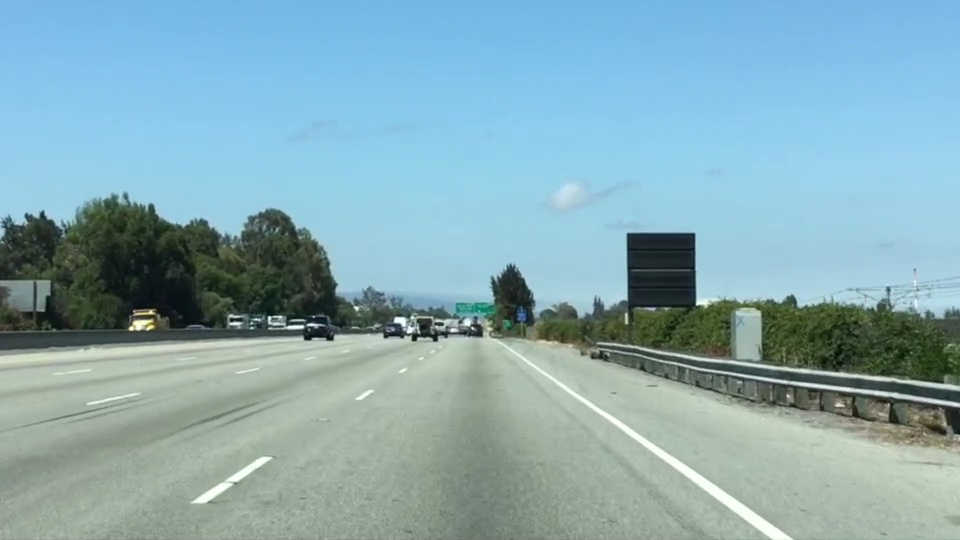
#> input picture test.jpg, 960 x 540 px, given in place of solidYellowLeft.mp4, which was not available
$ python E_HoughTransform.py
#> lines starting #> are read from the running program, lines starting #| are printed output that depends on the picture; after the words box and inside, x2 and y2 are one past the last pixel; in counts of white or black regions, pixels touching at a corner belong together; pictures that were not available may be replaced by others from this repository, and a replacement may not be noted
from cv2 import cv2
import numpy as np


def can(x):
    pass


def houghtransform(video):
    cv2.namedWindow('canny')
    cv2.createTrackbar('kernel', 'canny', 7, 10, can)
    cv2.createTrackbar('low_thresh', 'canny', 150, 255, can)
    cv2.createTrackbar('high_thresh', 'canny', 200, 255, can)
    cv2.createTrackbar('min_line_length', 'canny', 40, 50, can)
    cv2.createTrackbar('max_line_gap', 'canny', 20, 25, can)
    cv2.createTrackbar('rho', 'canny', 2, 5, can)
    cv2.createTrackbar('threshold', 'canny', 15, 20, can)

    while True:
        ret, frame = video.read()
#> frame is the input picture: shape (540, 960, 3); mean B, G, R 179.2, 171.1, 135.5
        if ret == 0:
            main()

        low_threshold = cv2.getTrackbarPos('low_thresh', 'canny')
        high_threshold = cv2.getTrackbarPos('high_thresh', 'canny')
        kernel = cv2.getTrackbarPos('kernel', 'canny')
        min_line_length = cv2.getTrackbarPos('min_line_length', 'canny')
        max_line_gap = cv2.getTrackbarPos('max_line_gap', 'canny')
        rho = cv2.getTrackbarPos('rho', 'canny')
        threshold = cv2.getTrackbarPos('threshold', 'canny')
        theta = np.pi / 180
        if kernel % 2 == 0:
            kernel += 1
        if rho == 0:
            rho += 1

        grey_frame = cv2.cvtColor(frame, cv2.COLOR_RGB2GRAY)
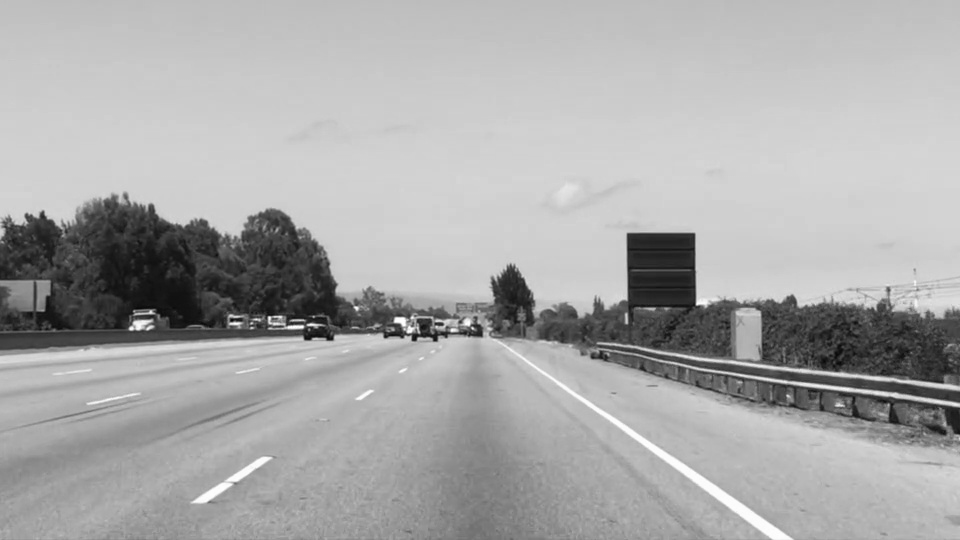
#> grey_frame: shape (540, 960); min 7, max 254, mean 169.4
        blur_gray = cv2.GaussianBlur(grey_frame, (kernel, kernel), 0)
        edges = cv2.Canny(blur_gray, low_threshold, high_threshold)
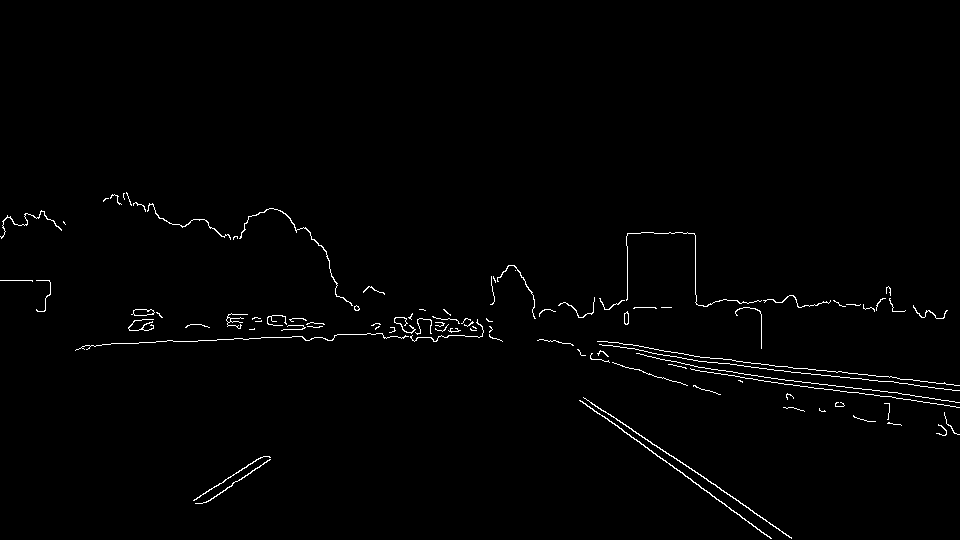
#> edges: shape (540, 960); 1.1% white in thin lines or dots, all inside (x1, y1, x2, y2) = (0, 192, 960, 539)
        line_image = np.zeros_like(frame)

        shape = frame.shape
#> shape = (540, 960, 3)
        mask = np.zeros_like(edges)
        vertices = np.array([[(0, shape[0]), (450, 290), (490, 290), (shape[1], shape[0])]], dtype=np.int32)
        cv2.fillPoly(mask, vertices, 255)
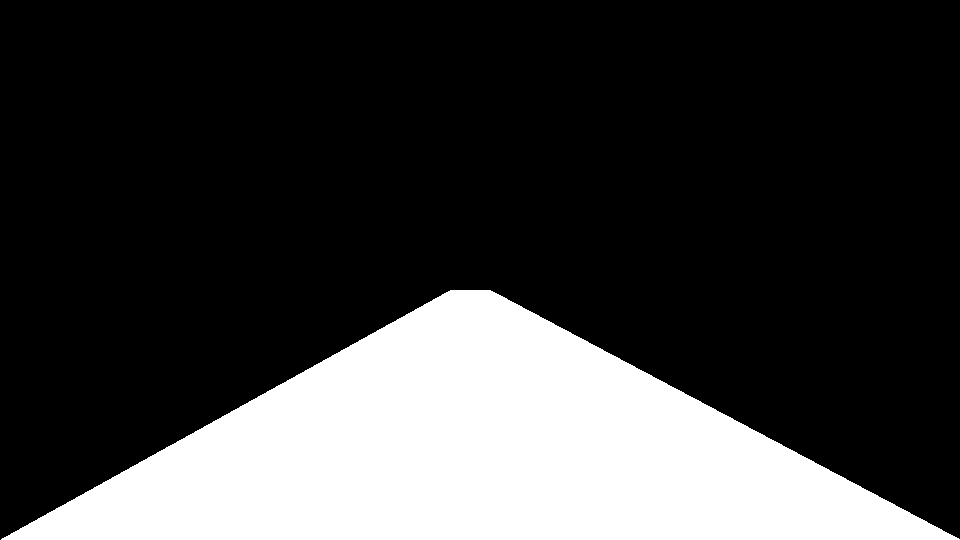
#> mask: shape (540, 960); 24.2% white; 1 white region, box (x1, y1, x2, y2) and area: (1, 290, 960, 540) 125210
        masked_edges = cv2.bitwise_and(edges, mask)
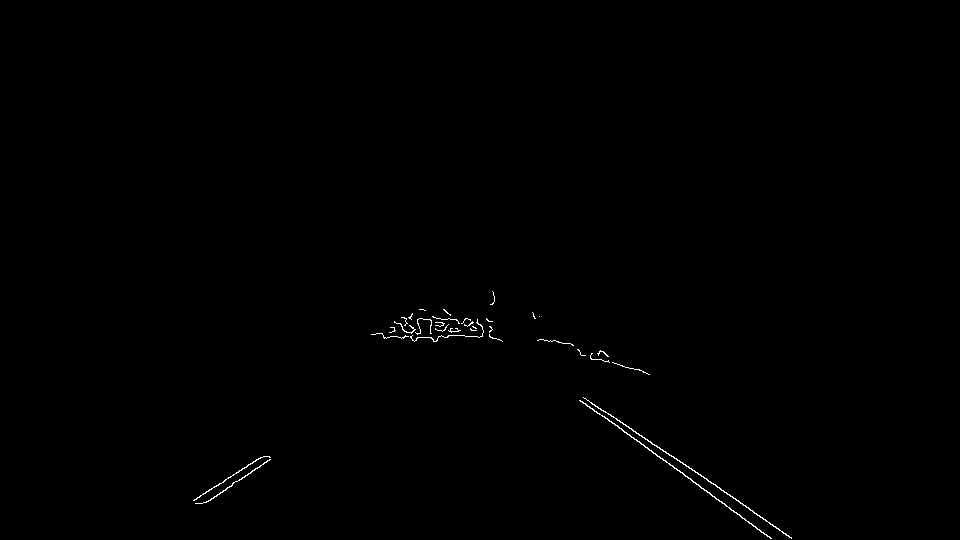
#> masked_edges: shape (540, 960); 0.3% white in thin lines or dots, all inside (x1, y1, x2, y2) = (193, 291, 792, 539)

        lines = cv2.HoughLinesP(masked_edges, rho, theta, threshold, np.array([]),
                                min_line_length, max_line_gap)
#> lines = 22 rows, first 6: [580, 400, 770, 538], [610, 414, 748, 507], [394, 329, 492, 329], [202, 503, 270, 459], [206, 491, 264, 456], [583, 397, 677, 460]

        for line in lines:
            for x1, y1, x2, y2 in line:
                cv2.line(line_image, (x1, y1), (x2, y2), (200, 0, 0), 10)
#> this loop made 22 passes
#> line on passes 1 to 12: [[580, 400, 770, 538]], [[610, 414, 748, 507]], [[394, 329, 492, 329]], [[202, 503, 270, 459]], [[206, 491, 264, 456]], [[583, 397, 677, 460]], [[580, 354, 649, 374]], [[396, 323, 454, 331]], [[401, 317, 448, 324]], [[448, 335, 496, 338]], [[405, 320, 460, 330]], [[371, 334, 437, 340]]
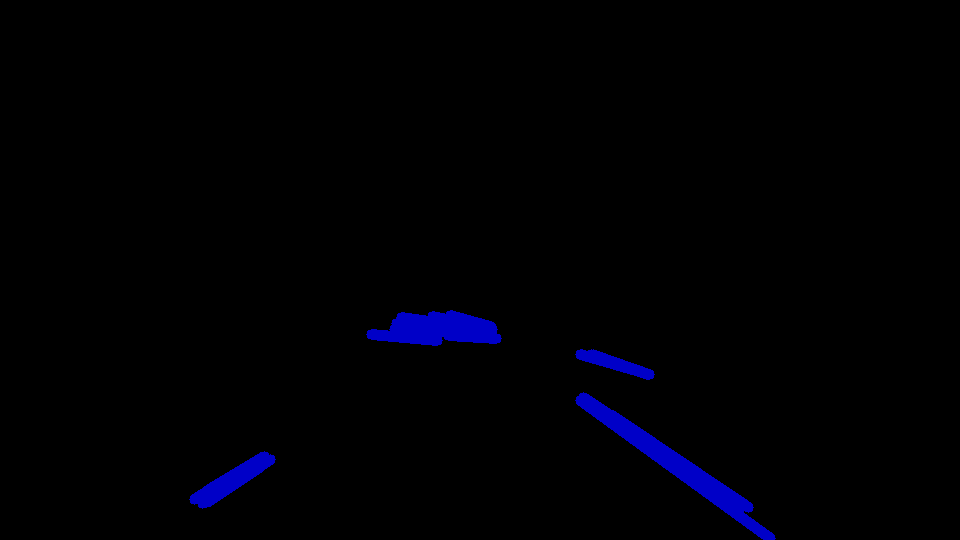
#> line_image: shape (540, 960, 3); mean of channels 0, 1, 2 4, 0, 0; drawn as B, G, R

        color_edges = np.dstack((edges, edges, edges))
        combo = cv2.addWeighted(color_edges, 0.8, line_image, 1, 0)
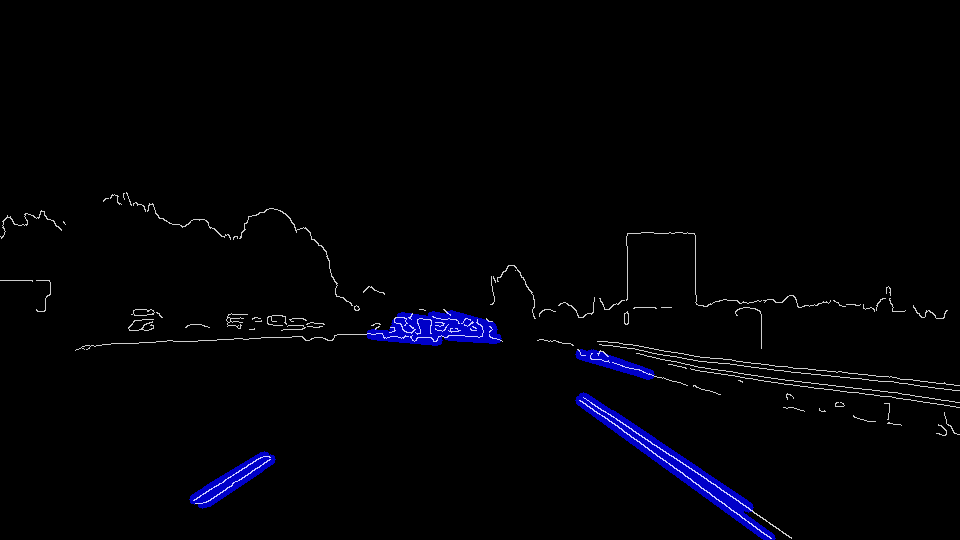
#> combo: shape (540, 960, 3); mean of channels 0, 1, 2 5.8, 2.3, 2.3; drawn as B, G, R
        cv2.imshow('Edges', combo)
        if cv2.waitKey(10) & 0xFF == 27:
#> (key Esc is pressed here)
            break


def main():
    video = cv2.VideoCapture('solidYellowLeft.mp4')
    houghtransform(video)


if __name__ == '__main__':
    main()
